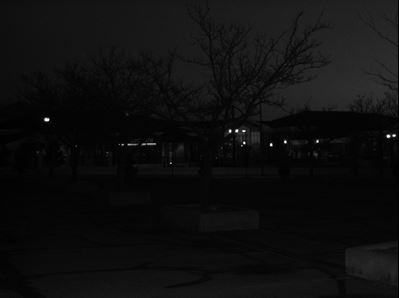
#> input picture Assignment_2/Input_Images/cctv1.JPG, 399 x 298 px
$ python gutter.py
#> lines starting #> are read from the running program, lines starting #| are printed output that depends on the picture
""" Code to enhance and remove shadows from the given image data"""
import cv2 as cv
import numpy as np
from PIL import Image
path = input('')
#> the answer given: ../Input_Images/cctv1.JPG
norm_img = cv.imread(path,0)
#> norm_img is the input picture: shape (298, 399); min 0, max 255, mean 14.8

# norm_img = img # Needed for 3.x compatibility
# cv.normalize(img, norm_img, alpha=0, beta=255, norm_type=cv.NORM_MINMAX, dtype=cv.CV_8UC1)
dilated_img = cv.dilate(norm_img, np.ones((7,7), np.uint8))
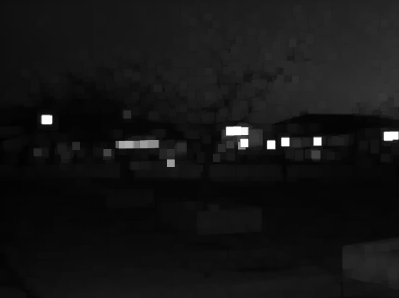
#> dilated_img: shape (298, 399); min 1, max 255, mean 20.6
bg_img = cv.medianBlur(dilated_img, 21)
diff_img = 255 - cv.absdiff(norm_img, bg_img)
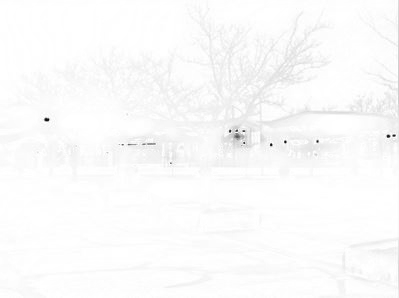
#> diff_img: shape (298, 399); min 13, max 255, mean 250.7
norm_img2 = cv.normalize(diff_img,None, alpha=0, beta=255, norm_type=cv.NORM_MINMAX, dtype=cv.CV_8UC1)
final = Image.fromarray(norm_img2)
def normalize(img):
    lmin = float(img.min())
    lmax = float(img.max())
    return np.floor((img - lmin)/(lmax - lmin)*255.00)
# cv.imwrite('./cleaned-gutter.jpg./',norm_img)
final.save('cleaned-gutter.jpg')

$ run again, on Assignment_2/Input_Images/cctv3.JPG
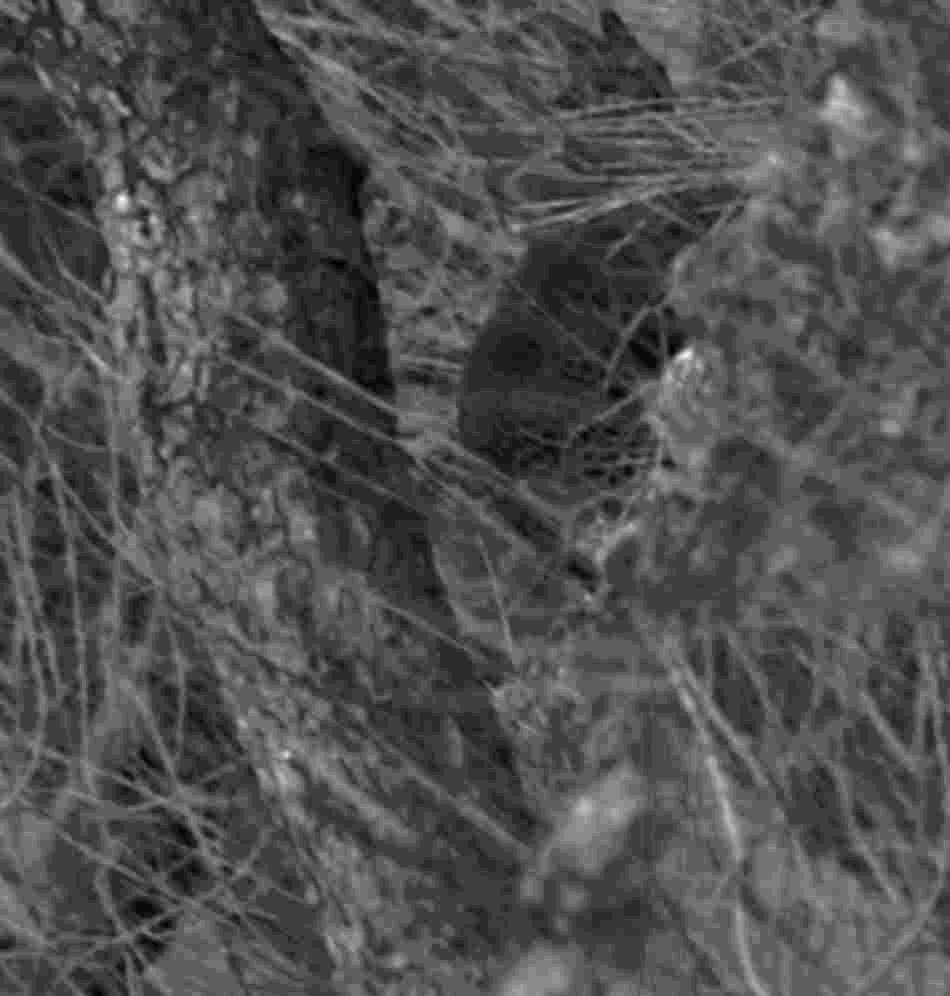
#> input picture Assignment_2/Input_Images/cctv3.JPG, 950 x 996 px
#> norm_img is the input picture: shape (996, 950); min 0, max 24, mean 7.5
#> `bg_img = cv.medianBlur(dilated_img, 21)`:
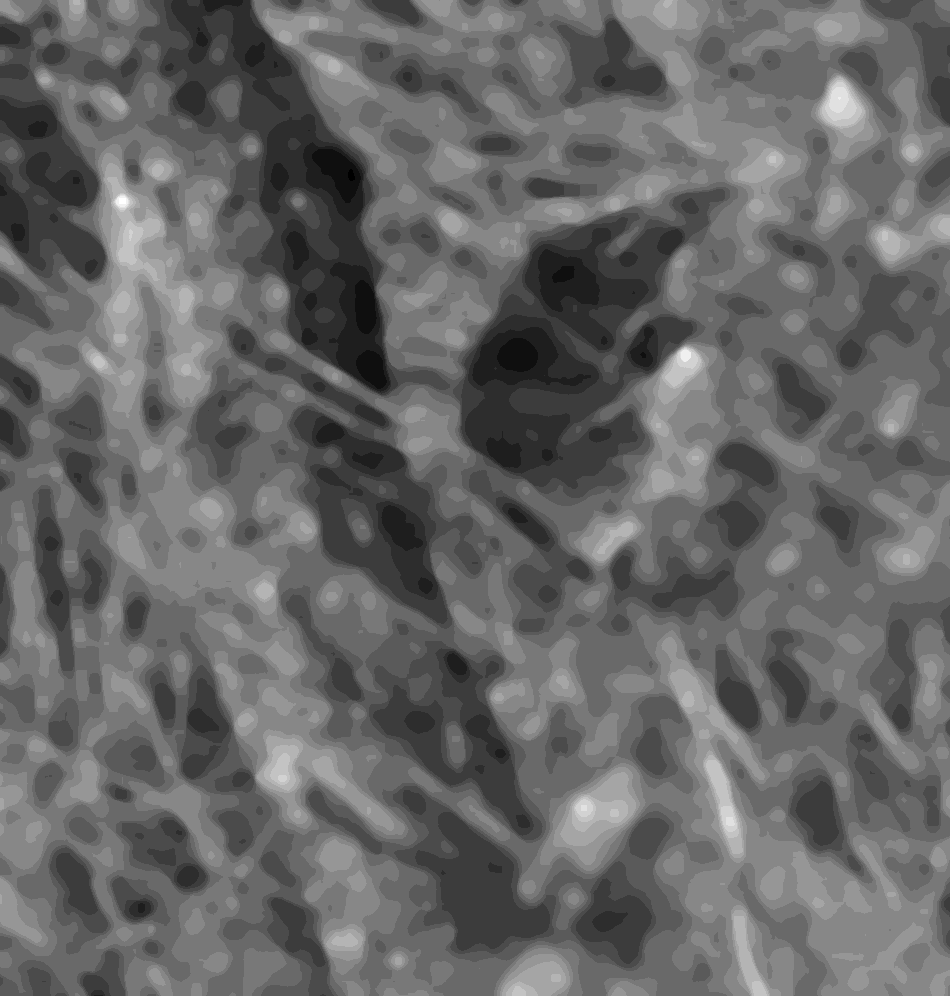
#> bg_img: shape (996, 950); min 2, max 19, mean 8.85; drawn with min black and max white
#> `norm_img2 = cv.normalize(diff_img,None, alpha=0, beta=255, norm_type=c..`:
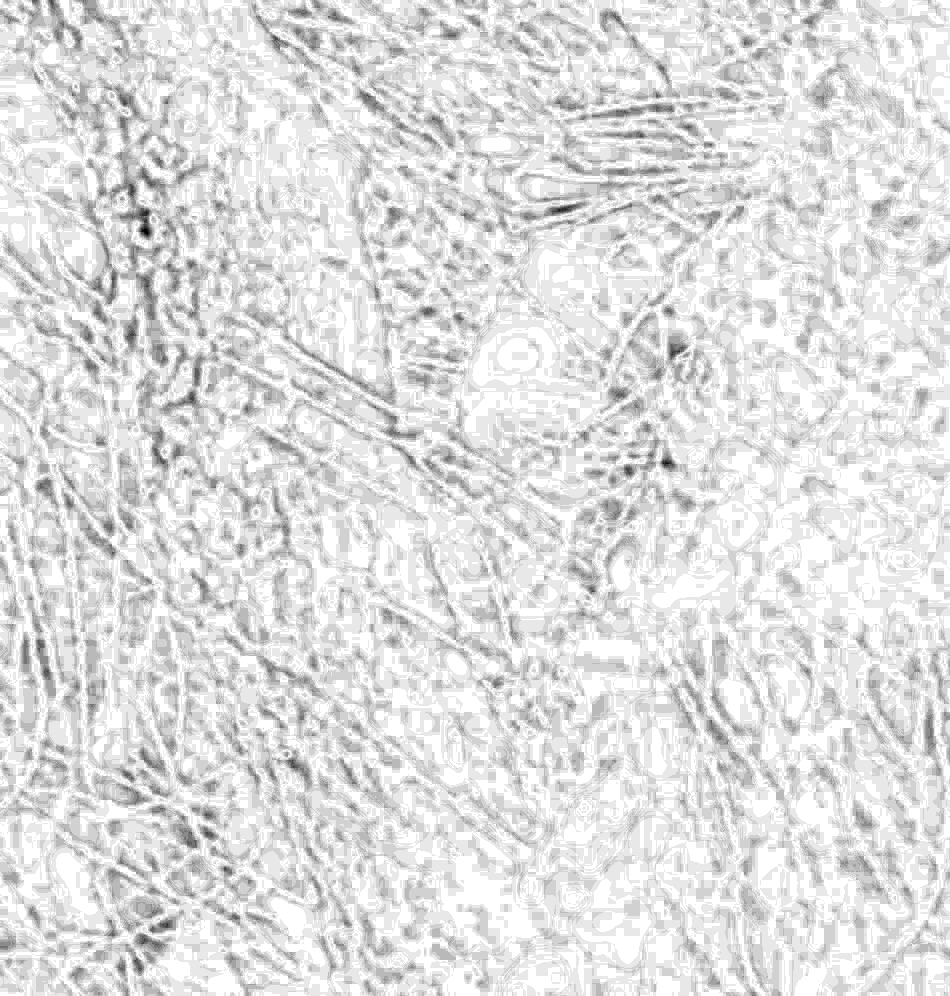
#> norm_img2: shape (996, 950); min 0, max 255, mean 223

$ run again, on Assignment_2/Input_Images/cctv4.JPG
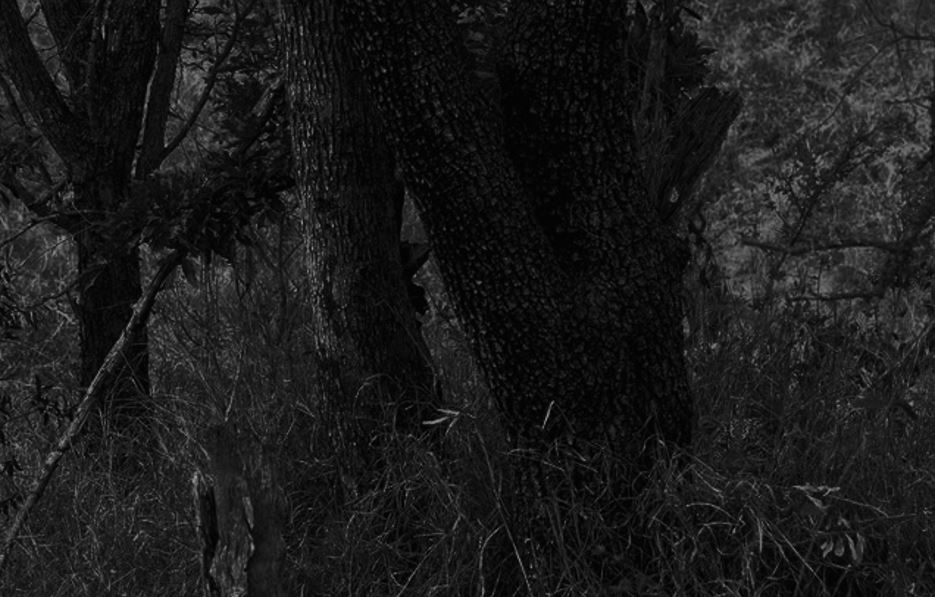
#> input picture Assignment_2/Input_Images/cctv4.JPG, 935 x 597 px
#> norm_img is the input picture: shape (597, 935); min 0, max 158, mean 26.9
#> `diff_img = 255 - cv.absdiff(norm_img, bg_img)`:
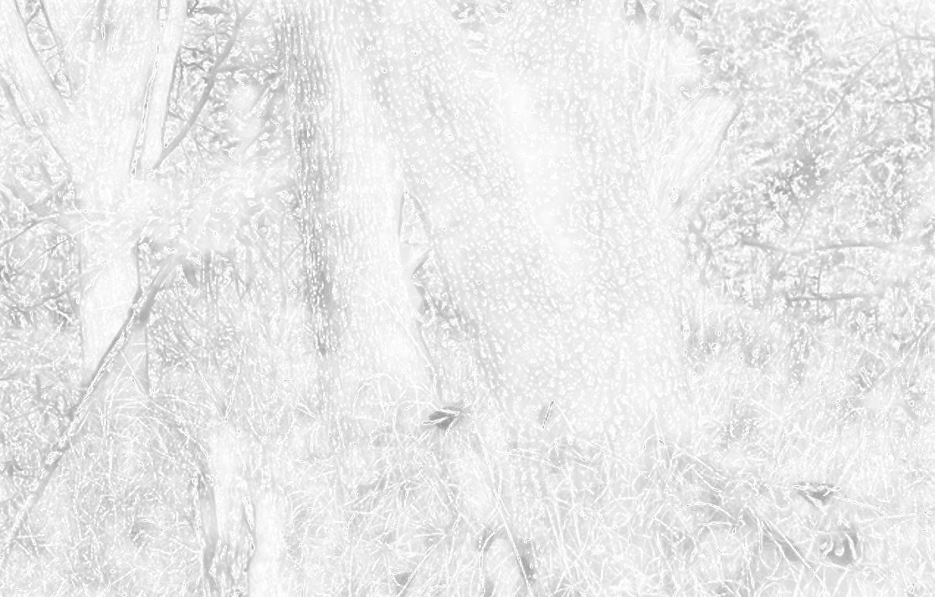
#> diff_img: shape (597, 935); min 150, max 255, mean 232.5
#> `norm_img2 = cv.normalize(diff_img,None, alpha=0, beta=255, norm_type=c..`:
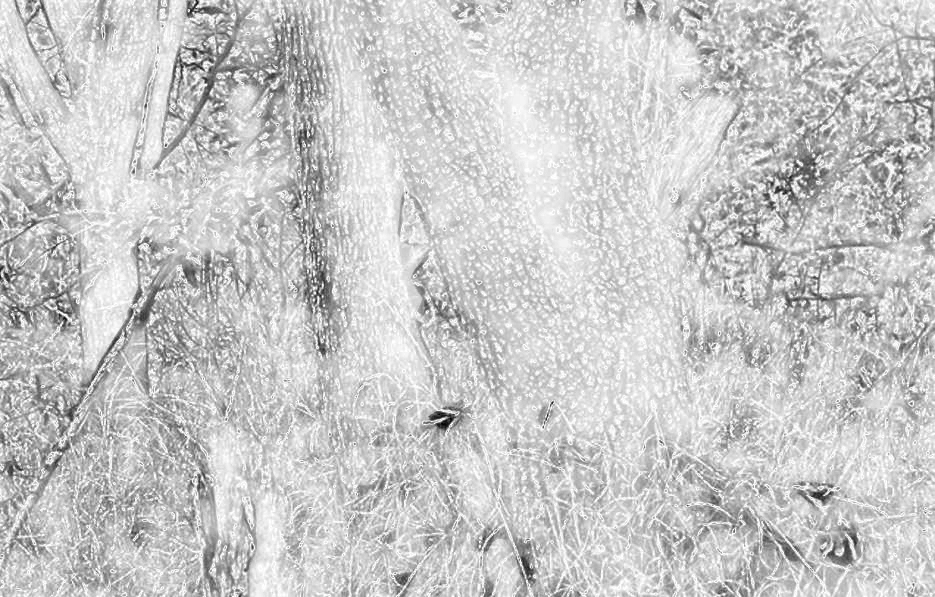
#> norm_img2: shape (597, 935); min 0, max 255, mean 200.4
